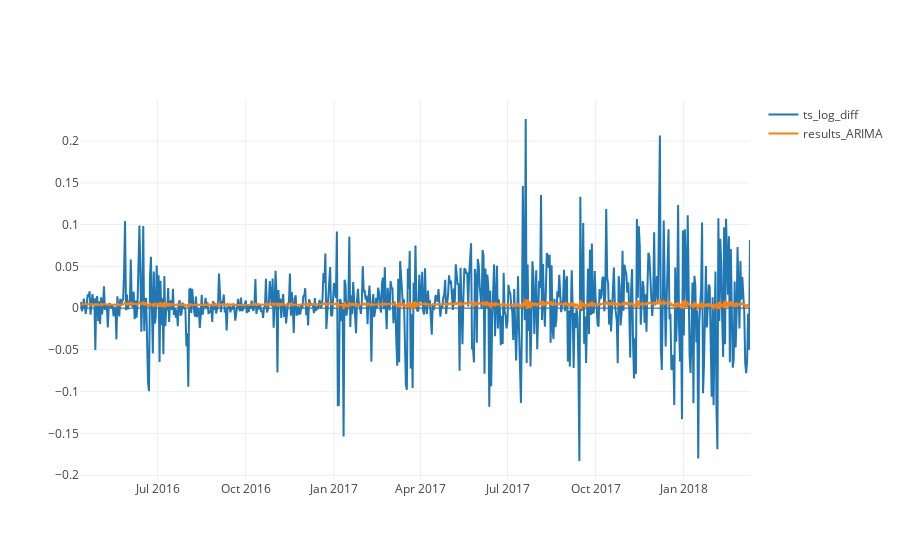

Notebook code for this chart:
### Markdown cell above
## Testing a model

We try diffrent values for p and q within the range of 0 to 2. We get the best results for following parameters.

### Code cell
model = ARIMA(ts_log, order=(2, 1, 2))  
results_ARIMA = model.fit(disp=0)  

print(results_ARIMA.summary())
print ('RSS: ',sum((results_ARIMA.fittedvalues-ts_log_diff)**2))

ts_log_diff = ts_log - ts_log.shift()
ts_log_diff_plt = go.Scatter(x=ts_log_diff.index, y=ts_log_diff, name='ts_log_diff')

fitted_arima_plt = go.Scatter(x=ts_log_diff.index, y=results_ARIMA.fittedvalues, name='results_ARIMA')
py.iplot([ts_log_diff_plt,fitted_arima_plt])

### Figure 1 — Plotly figure (JSON) as saved in the notebook; plotly's stock layout.template omitted (floating-point values rounded to 4 significant figures; data arrays with more than 128 entries replaced by an {"elided": "..."} marker saying what was removed)
{"data": [{"name": "ts_log_diff", "type": "scatter", "x": {"elided": "700 str values"}, "y": {"elided": "700 float values"}}, {"name": "results_ARIMA", "type": "scatter", "x": {"elided": "700 str values"}, "y": {"elided": "699 float values"}}], "layout": {}}
